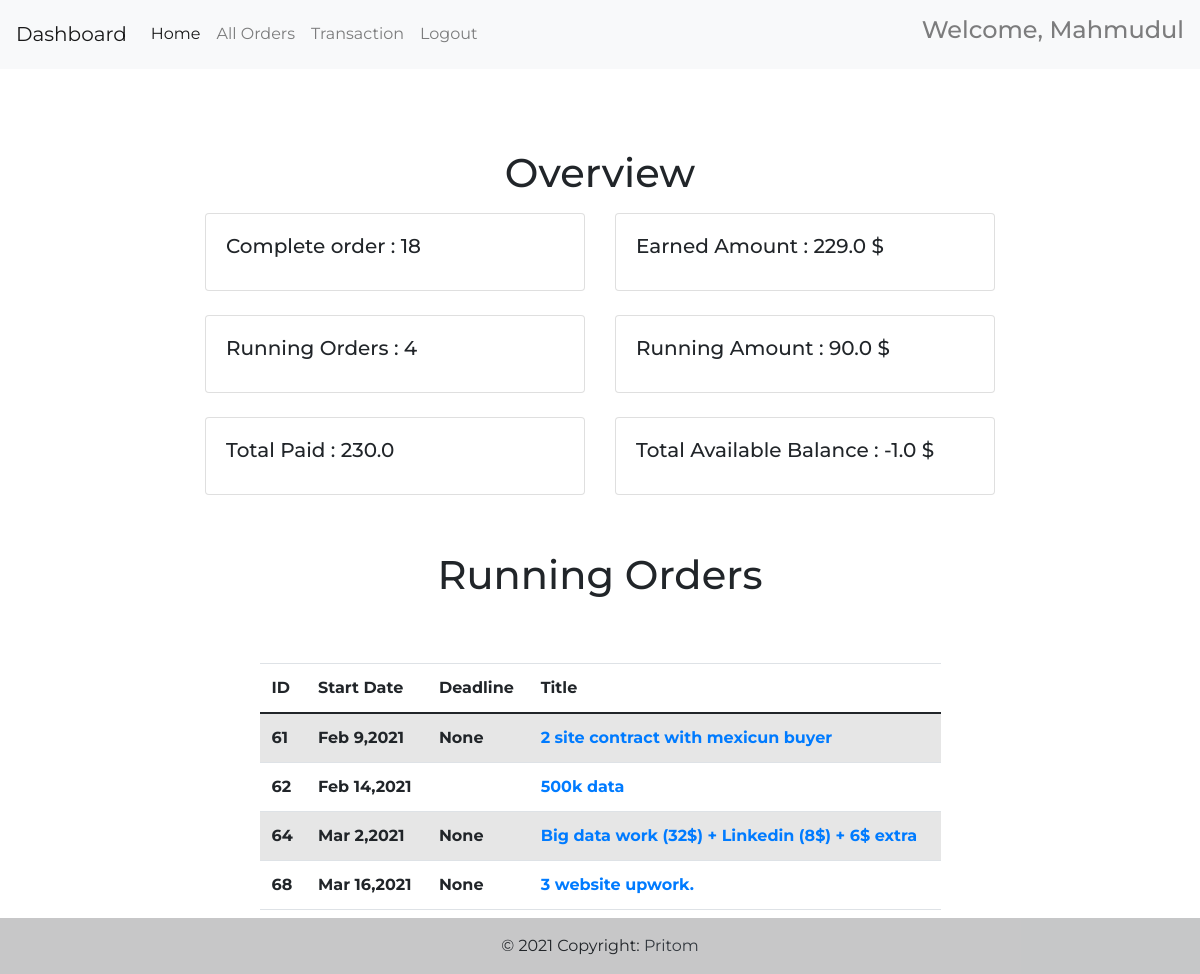
/team (signed in), run on the app's committed database.
### app.py (models this page shows)
class work(db.Model):
    ID = db.Column(db.Integer, primary_key=True)
    Date = db.Column(db.String())
    Work = db.Column(db.String())
    notes = db.Column(db.String())
    Owner = db.Column(db.String())
    Budget = db.Column(db.String())
    Team = db.Column(db.String())
    Cost = db.Column(db.String())
    Total_Earning = db.Column(db.String())
    Des = db.Column(db.String())
    Status = db.Column(db.String())
    deadline = db.Column(db.String())
    end_time = db.Column(db.String())
    def __repr__(self):
        return f"stock('{self.ID}','{self.Date}','{self.Work}','{self.Date}','{self.Owner}','" \
               f"{self.Budget}','{self.Team}','{self.Cost}','{self.Total_Earning}','{self.Des}','{self.Status}','{self.deadline}','{self.end_time}','{self.notes})"

### app.py (the view)
@app.route('/team', methods=['GET', 'POST'], defaults={"page_num": 1})
@app.route('/team/<int:page_num>', methods=['GET', 'POST'])
def team(page_num):
    if not check_login_team():
        return  render_template('index.html')
    date_1 = datetime.datetime.now()
    dead = date_1.strftime('%b')
    form = searchFile()
    all_project= project.query.filter_by(team=session['name'])
    projects_by_him=[]
    for proj in all_project:
        projects_by_him.append([proj.project,proj.amount])
    complete_proj=0
    complete_money=0
    running_proj=0
    running_money=0
    running_work=[]
    for proj in projects_by_him:
        temp = work.query.filter_by(ID=proj[0])
        if temp[0].Status == 'Active' or temp[0].Status == 'Rivision' :
            print(temp[0])
            running_work.append(temp[0])
            running_proj+=1
            running_money+=float(proj[1])
        elif temp[0].Status == 'Complete':
            complete_proj+=1
            complete_money+=float(proj[1])
    mon = money.query.filter_by(team_id=session['id'])
    total_paid=0
    for m in mon:
        total_paid+=float(m.amount)
    balance = complete_money-total_paid
    return render_template('team_dash.html',threads=running_work,  over=(complete_proj,complete_money,running_proj,running_money,total_paid,balance),form=form)

### app.py (called while the page is built)
def check_login_team():
    try:
        print(session['id'] , session['Type'])
        if session['id'] and session['Type']=='Team' :
            print('login')
            return True
    except:
        print('Err')
        return False

### templates/team_dash.html (shortened to what this page needs)
<!DOCTYPE html>
<html lang="en">
<head>
    <link href="https://cdn.jsdelivr.net/npm/bootstrap@5.0.0-beta3/dist/css/bootstrap.min.css" rel="stylesheet" />
    <link rel="stylesheet" href="https://maxcdn.bootstrapcdn.com/bootstrap/4.0.0/css/bootstrap.min.css">
</head>
<body>
    {% include "head_team.html" %}
    <br><br>
    <div class="row">
  <div class="col-sm-2"></div>
  <div class="col-sm-8">
    <br><h1>Overview</h1>
    <div class="row">
  <div class="col-sm-6">
    <div class="card">
      <div class="card-body">
        <h5 class="card-title">Complete order : {{ over[0]  }}</h5>
      </div>
    </div>
  </div>
  <div class="col-sm-6">
    <div class="card">
      <div class="card-body">
        <h5 class="card-title">Earned Amount : {{ over[1]  }} $</h5>
      </div>
    </div>
  </div>
</div>
      <br>
      <div class="row">
  <div class="col-sm-6">
    <div class="card">
      <div class="card-body">
        <h5 class="card-title">Running Orders : {{ over[2]  }}</h5>
      </div>
    </div>
  </div>
  <div class="col-sm-6">
    <div class="card">
      <div class="card-body">
        <h5 class="card-title">Running Amount : {{ over[3]  }} $</h5>
      </div>
    </div>
  </div>
</div>
<br>
<div class="row">
  <div class="col-sm-6">
    <div class="card">
      <div class="card-body">
        <h5 class="card-title">Total Paid : {{ over[4]  }}</h5>
      </div>
    </div>
  </div>
  <div class="col-sm-6">
    <div class="card">
      <div class="card-body">
        <h5 class="card-title">Total Available Balance : {{ over[5]  }} $</h5>
      </div>
    </div>
  </div>
</div>
    <br><br><h1>Running Orders</h1><br><br>
    <div class="container scroll_enable">
      <table class="table table-striped">
          <thead>
            <tr>
              <th scope="col"> ID </th>
              <th scope="col" class="w6"> Start Date </th>
              <th scope="col"> Deadline </th>
              <th scope="col" class="w6"> Title </th>
            </tr>
          </thead>
          <tbody>
            {% for thread in threads %}
            <tr>
              <th>{{ thread.ID }}  </th>
              <th> {{ thread.Date }} </th>
              <th> {{ thread.deadline }} </th>
              <th> <a href="{{  '/order_team?q={}'.format(thread.ID) }}">{{ thread.Work }} </a></th>
            </tr>
            {% endfor %}
          </tbody>
        </table>
  </div>
  </div>
  <div class="col-sm-2"></div>
    </div>
    <br><br>
    {% include "footer.html" %}
</body>
</html>

### templates/head_team.html (shortened to what this page needs)
<nav class="navbar navbar-expand-lg navbar-light bg-light">
    <a class="navbar-brand" href="#">Dashboard</a>
    <div class="collapse navbar-collapse" id="navbarText">
      <ul class="navbar-nav mr-auto">
        <li class="nav-item active">
          <a class="nav-link" href="/team">Home </a>
        </li>
        <li class="nav-item">
          <a class="nav-link" href="/all_order_team">All Orders</a>
        </li>
        <li class="nav-item">
          <a class="nav-link" href="/Transaction">Transaction</a>
        </li>
        <li class="nav-item">
          <a class="nav-link" href="/logout">Logout</a>
        </li>
      </ul>
      <span class="navbar-text">
        <h4>Welcome, {{ session['name'] }}</h4>
      </span>
    </div>
  </nav>

### templates/footer.html (shortened to what this page needs)
<footer class="footer bg-light text-center text-lg-start">
    <div class="text-center p-3" style="background-color: rgba(0, 0, 0, 0.2);">
        © 2021 Copyright:
        <a class="text-dark" href="https://pritom.work/">Pritom</a>
    </div>
    </footer>

### templates/team_dash.html (style rules this page uses)
body { font-family: 'Montserrat', sans-serif, arial; }
h1 { text-align: center; padding: 0.5rem; }
.w6 { min-width: 10rem; }
tr th:nth-child(1), tr th:nth-child(2) { min-width: 2rem; }
.scroll_enable { max-height: 72vh; max-width: 90%; overflow: auto; }

### templates/footer.html (style rules this page uses)
.footer { position: fixed; left: 0; bottom: 0; width: 100%; text-align: center; }

### data on the page
work: ID "61", Date "Feb 9,2021", deadline "None", Work "2 site contract with mexicun buyer"
work: ID "62", Date "Feb 14,2021", Work "500k data"
work: ID "64", Date "Mar 2,2021", deadline "None", Work "Big data work (32$) + Linkedin (8$) + 6$ extra"
work: ID "68", Date "Mar 16,2021", deadline "None", Work "3 website upwork."

### other printed values
{{ session['name'] }} "Mahmudul"
{{ over[0] }} "18"
{{ over[1] }} "229.0"
{{ over[2] }} "4"
{{ over[3] }} "90.0"
{{ over[4] }} "230.0"
{{ over[5] }} "-1.0"
